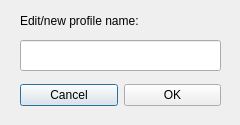
<?xml version="1.0" encoding="UTF-8"?>
<ui version="4.0">
 <class>profileNameDialog</class>
 <widget class="QDialog" name="profileNameDialog">
  <property name="geometry">
   <rect>
    <x>0</x>
    <y>0</y>
    <width>240</width>
    <height>125</height>
   </rect>
  </property>
  <property name="windowTitle">
   <string>Dialog</string>
  </property>
  <widget class="QLabel" name="labelText">
   <property name="geometry">
    <rect>
     <x>20</x>
     <y>10</y>
     <width>181</width>
     <height>21</height>
    </rect>
   </property>
   <property name="text">
    <string>Edit/new profile name:</string>
   </property>
  </widget>
  <widget class="QLineEdit" name="nameInputField">
   <property name="geometry">
    <rect>
     <x>20</x>
     <y>40</y>
     <width>201</width>
     <height>31</height>
    </rect>
   </property>
  </widget>
  <widget class="QWidget" name="horizontalLayoutWidget">
   <property name="geometry">
    <rect>
     <x>20</x>
     <y>80</y>
     <width>201</width>
     <height>31</height>
    </rect>
   </property>
   <layout class="QHBoxLayout" name="horizontalLayout">
    <item>
     <widget class="QPushButton" name="buttonCancel">
      <property name="text">
       <string>Cancel</string>
      </property>
      <property name="icon">
       <iconset theme="QIcon::ThemeIcon::WindowClose"/>
      </property>
     </widget>
    </item>
    <item>
     <widget class="QPushButton" name="buttonOK">
      <property name="text">
       <string>OK</string>
      </property>
     </widget>
    </item>
   </layout>
  </widget>
 </widget>
 <resources/>
 <connections/>
</ui>
